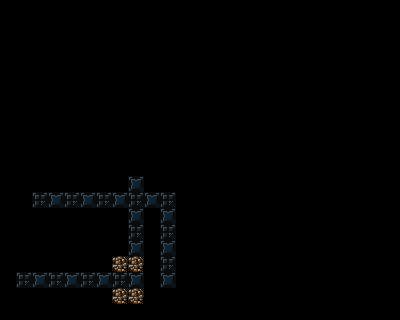

Rendered tile map (Tiled .tmx) drawn with the repository's tilesets; below, a short description and the full map source, tile grids included:
An orthogonal 25x20 tile map with 16x16 px tiles, 1 tile layer (background) and 26 objects (16x destructible, 2x scene_switching_tile, 2x pressure_plate, 2x triggerable, 2x moveable_tile, ...).

<map version="1.4" tiledversion="2020.10.30" orientation="orthogonal" renderorder="right-down" width="25" height="20" tilewidth="16" tileheight="16" infinite="0" nextlayerid="6" nextobjectid="443">
 <properties>
  <property name="display_name" value="sneaky bastard dlfjg" />
  <property name="has_video_tape" type="bool" value="false" />
  <property name="next_level" value="./data/levels/tmx/New40.tmx" />
  <property name="player_bomb_count" value="0" />
 </properties>
 <tileset firstgid="1" name="newtiledsheet" tilewidth="16" tileheight="16" tilecount="180" columns="9">
  <image source="../../newtiledsheet.png" width="144" height="320" />
 </tileset>
 <layer id="1" name="background" width="25" height="20">
  <data encoding="csv">
27,27,27,27,27,27,27,27,27,27,27,22,27,27,27,27,27,27,27,27,27,27,27,27,27,
27,27,27,27,27,27,27,27,27,27,27,27,27,27,27,27,27,27,27,27,27,27,27,27,27,
27,27,27,27,27,27,27,27,27,27,27,27,27,27,27,27,27,27,27,27,27,27,27,27,27,
27,27,27,27,27,27,27,27,27,27,27,27,27,27,27,27,27,27,27,27,27,27,27,27,27,
27,27,27,27,27,27,27,27,27,27,27,27,27,27,27,27,27,27,27,27,27,27,27,27,27,
27,27,27,27,27,27,27,27,27,27,27,27,27,27,27,27,27,27,27,27,27,27,27,27,27,
27,27,27,27,27,27,27,27,27,27,27,27,27,27,27,27,27,27,27,27,27,27,27,27,27,
27,27,27,27,27,27,27,27,27,27,27,27,27,27,27,27,27,27,27,27,27,27,27,27,27,
27,27,27,27,27,27,27,27,27,27,27,27,27,27,27,27,27,27,27,27,27,27,27,27,27,
27,27,27,27,27,27,27,27,27,27,27,27,27,27,27,27,27,27,27,27,27,27,27,27,27,
27,27,27,27,27,27,27,27,27,27,27,27,27,27,27,27,27,27,27,27,27,27,27,27,27,
27,27,27,27,27,27,27,27,20,27,27,27,27,27,27,27,27,27,27,27,27,27,27,27,27,
27,27,19,20,19,20,19,20,19,20,19,27,27,27,27,27,27,27,27,27,27,27,27,27,27,
27,27,27,27,27,27,27,27,20,27,20,27,27,27,27,27,27,27,27,27,27,27,27,27,27,
27,27,27,27,27,27,27,27,19,27,19,27,27,27,27,27,27,27,27,27,27,27,27,27,27,
27,27,27,27,27,27,27,27,20,27,20,27,27,27,27,27,27,27,27,27,27,27,27,27,27,
27,27,27,27,27,27,27,21,21,27,19,27,27,27,27,27,27,27,27,27,27,27,27,27,27,
27,19,20,19,20,19,20,19,20,27,20,27,27,27,27,27,27,27,27,27,27,27,27,27,27,
27,27,27,27,27,27,27,21,21,27,27,27,27,27,27,27,27,27,27,27,27,27,27,27,27,
27,27,27,27,27,27,27,27,27,27,27,27,27,27,27,27,27,27,27,27,27,27,27,27,27
</data>
 </layer>
 <objectgroup id="4" name="objects">
  <object id="394" type="actor" gid="46" x="16" y="288" width="16" height="16" />
  <object id="396" type="scene_switching_tile" gid="33" x="32" y="208" width="16" height="16">
   <properties>
    <property name="scene" value="./data/levels/tmx/New38.tmx" />
   </properties>
  </object>
  <object id="397" type="destructible" gid="21" x="144" y="288" width="16" height="16" />
  <object id="398" type="pressure_plate" gid="54" x="160" y="288" width="16" height="16">
   <properties>
    <property name="triggers" type="int" value="2" />
   </properties>
  </object>
  <object id="399" type="pressure_plate" gid="54" x="128" y="192" width="16" height="16">
   <properties>
    <property name="triggers" type="int" value="1" />
   </properties>
  </object>
  <object id="413" type="destructible" gid="21" x="16" y="272" width="16" height="16" />
  <object id="414" type="destructible" gid="21" x="32" y="272" width="16" height="16" />
  <object id="415" type="destructible" gid="21" x="48" y="272" width="16" height="16" />
  <object id="416" type="destructible" gid="21" x="64" y="272" width="16" height="16" />
  <object id="417" type="destructible" gid="21" x="80" y="272" width="16" height="16" />
  <object id="418" type="destructible" gid="21" x="96" y="272" width="16" height="16" />
  <object id="419" type="destructible" gid="21" x="16" y="304" width="16" height="16" />
  <object id="420" type="destructible" gid="21" x="32" y="304" width="16" height="16" />
  <object id="421" type="destructible" gid="21" x="48" y="304" width="16" height="16" />
  <object id="422" type="destructible" gid="21" x="64" y="304" width="16" height="16" />
  <object id="423" type="destructible" gid="21" x="80" y="304" width="16" height="16" />
  <object id="425" type="destructible" gid="21" x="96" y="304" width="16" height="16" />
  <object id="426" type="destructible" gid="21" x="144" y="272" width="16" height="16" />
  <object id="427" type="destructible" gid="21" x="144" y="304" width="16" height="16" />
  <object id="428" type="triggerable" gid="17" x="144" y="208" width="16" height="16">
   <properties>
    <property name="triggered_id" type="int" value="1" />
   </properties>
  </object>
  <object id="437" type="destructible" gid="21" x="64" y="208" width="16" height="16" />
  <object id="438" type="triggerable" gid="17" x="80" y="208" width="16" height="16">
   <properties>
    <property name="triggered_id" type="int" value="2" />
   </properties>
  </object>
  <object id="439" type="scene_switching_tile" gid="32" x="352" y="240" width="16" height="16">
   <properties>
    <property name="scene" value="./data/levels/tmx/New40.tmx" />
   </properties>
  </object>
  <object id="440" type="moveable_tile" gid="45" x="128" y="288" width="16" height="16" />
  <object id="441" type="moveable_tile" gid="45" x="160" y="240" width="16" height="16" />
  <object id="442" type="pickup_bomb" gid="43" x="32" y="288" width="16" height="16" />
 </objectgroup>
</map>
